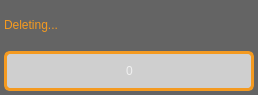
<?xml version="1.0" encoding="UTF-8"?>
<ui version="4.0">
 <class>Dialog</class>
 <widget class="QDialog" name="Dialog">
  <property name="geometry">
   <rect>
    <x>0</x>
    <y>0</y>
    <width>258</width>
    <height>95</height>
   </rect>
  </property>
  <property name="maximumSize">
   <size>
    <width>258</width>
    <height>95</height>
   </size>
  </property>
  <property name="windowTitle">
   <string>Dialog</string>
  </property>
  <property name="layoutDirection">
   <enum>Qt::LeftToRight</enum>
  </property>
  <property name="styleSheet">
   <string notr="true">
QDialog{

background-color: rgb(100, 100, 100);

}

QLabel{
	color: rgb(244, 154, 32);
	font: 18pt &quot;Times New Roman&quot;;
}

QProgressBar {
    border: 3px solid  rgb(244, 154, 32);
    border-radius: 6px;
	font: 16pt &quot;Times New Roman&quot;;
	text-align: center;

	color: rgb(240, 240, 240);
	background-color:rgb(207,207,207);

}

QProgressBar::chunk {
    background-color:  rgb(244, 154, 32);
}

</string>
  </property>
  <property name="locale">
   <locale language="English" country="UnitedStates"/>
  </property>
  <layout class="QVBoxLayout">
   <property name="leftMargin">
    <number>4</number>
   </property>
   <property name="topMargin">
    <number>4</number>
   </property>
   <property name="rightMargin">
    <number>4</number>
   </property>
   <property name="bottomMargin">
    <number>4</number>
   </property>
   <item>
    <widget class="QLabel" name="label">
     <property name="minimumSize">
      <size>
       <width>250</width>
       <height>40</height>
      </size>
     </property>
     <property name="styleSheet">
      <string notr="true"/>
     </property>
     <property name="text">
      <string>Deleting...</string>
     </property>
    </widget>
   </item>
   <item>
    <widget class="QProgressBar" name="progressBar">
     <property name="minimumSize">
      <size>
       <width>250</width>
       <height>40</height>
      </size>
     </property>
     <property name="layoutDirection">
      <enum>Qt::LeftToRight</enum>
     </property>
     <property name="styleSheet">
      <string notr="true"/>
     </property>
     <property name="locale">
      <locale language="English" country="UnitedStates"/>
     </property>
     <property name="maximum">
      <number>100</number>
     </property>
     <property name="value">
      <number>0</number>
     </property>
     <property name="textVisible">
      <bool>true</bool>
     </property>
     <property name="format">
      <string>%v</string>
     </property>
    </widget>
   </item>
  </layout>
 </widget>
 <resources/>
 <connections/>
</ui>
